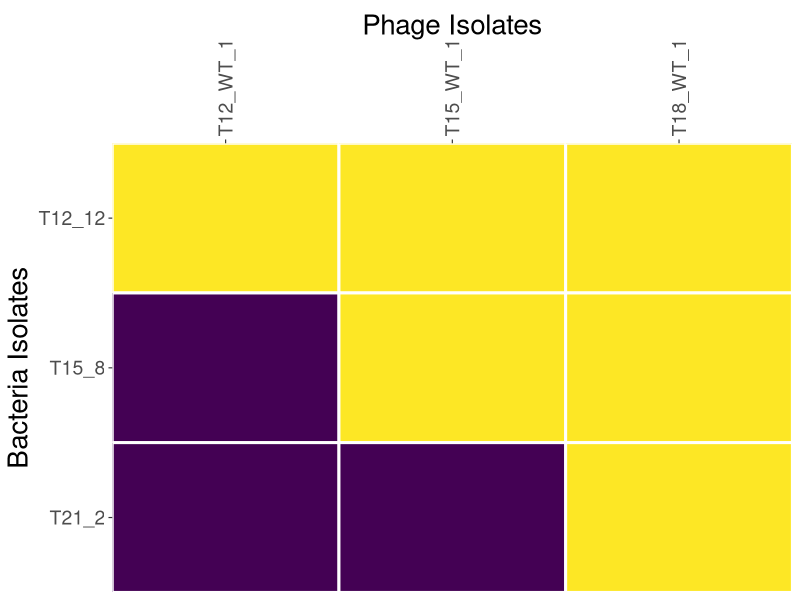
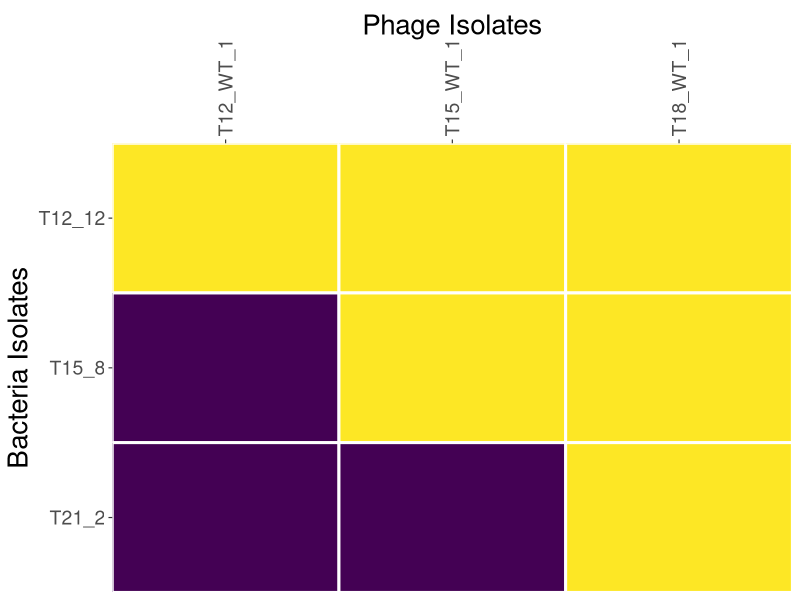

These figures' R source, in order:
# Figure 4

library(ggplot2) 
library(ggpubr)
library(dplyr)
library(tidyverse)
library(ade4)
library(viridis)

setwd("ClinicalTraining/Manuscript/Figure 4")
colores <- c("#440154FF","#FDE725FF")
names(colores) <- c("No","Yes")

# Panel A ####
dattrim <- read.csv(file = "22-08-06-datlong.csv")
dattrim$Phage <- str_replace(dattrim$Phage, "P2","")
dattrim$Status[dattrim$Status == '0'] <- "No"
dattrim$Status[dattrim$Status == '1'] <- "Yes"

# Filter and order ####
bact <- c("T12_12","T15_8","T21_2")
phage <- c("T12_WT_1","T15_WT_1","T18_WT_1")
dattrim <- dattrim[(dattrim$Bacteria %in% bact),]
dattrim <- dattrim[(dattrim$Phage %in% phage),]

dattrim <- dattrim %>%
  mutate(Phage = fct_relevel(Phage,
                             as.character(phage)))
dattrim <- dattrim %>%
  mutate(Bacteria = fct_relevel(Bacteria,
                                as.character(bact)))

# Panel D, Module 1 ####
plot <- ggplot(dattrim, aes(y=Bacteria, x=Phage, fill=Status)) + 
  geom_tile(color = 'white', size = 1) +
  scale_fill_manual(values = colores) +
  scale_x_discrete(position = 'top', expand = c(0,0)) +
  scale_y_discrete(expand = c(0,0), limits = rev) +
  xlab("Phage Isolates") + ylab("Bacteria Isolates") +
  theme(panel.background = element_blank(),
        legend.position = 'none',
        axis.title.x=element_text(size=20),
        axis.title.y=element_text(size=20),
        axis.ticks=element_line(size=0.4),
        axis.text.x.top = element_text(size=14,angle=90, vjust = 0.5, hjust = 0.0),
        axis.text.y = element_text(size=14))
plot
ggsave('panelA.pdf', plot, height = 3.5, width = 3)
